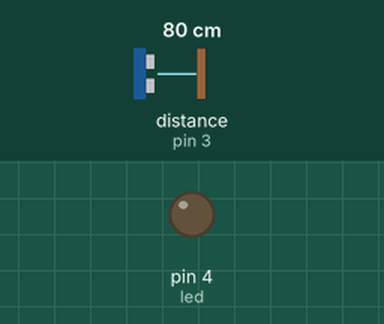
This sketch was run on a simulated Arduino Uno, built with avr-gcc and run on an emulated ATmega328P. Shown: output pins drawn as LEDs (lit = HIGH). Wiring (inferred from the names in the program): ultrasonic range finder: trigger pin 2; echo pin 3. The inputs (shaded band) are chosen by the test bench; at power-on: distance to the obstacle (sensor on pin 3) 80 cm. The echo pulse lasts 58.3 µs per cm; pins used as bus, display or sensor lines are not drawn.

Above: at 1.2 s.
1.3 s: distance to the obstacle (sensor on pin 3) set to 12 cm
2.8 s: distance to the obstacle (sensor on pin 3) set to 9 cm
At 3.3 s:
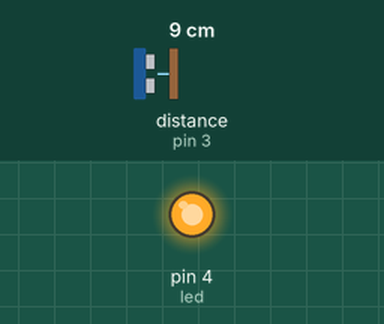
4.3 s: distance to the obstacle (sensor on pin 3) set to 18 cm
At 5.0 s:
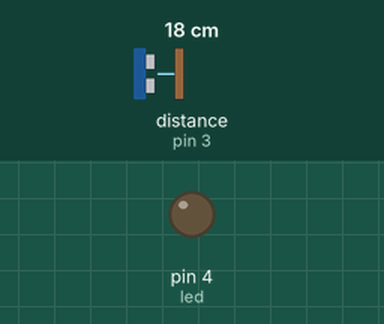
5.9 s: distance to the obstacle (sensor on pin 3) set to 2 cm
At 7.0 s:
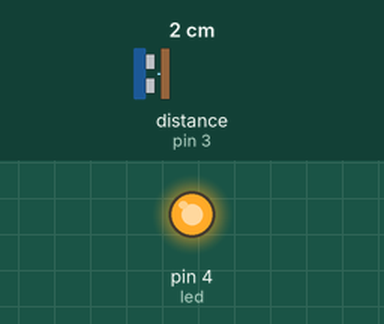
Timing chart, 0 to 8.4 s (numbered marks = the images above; inputs shaded):
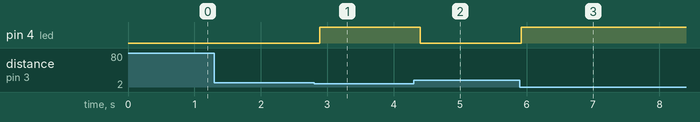

Measured:
- the behaviour switches between 11 and 10 cm on distance to the obstacle (sensor on pin 3) (found by bisection; images 0 and 1)
- after the input at 1.3 s, every drawn part: stays the same
- after the input at 2.8 s, pin 4 (led): LOW → HIGH after 0.09 s
- after the input at 4.3 s, pin 4 (led): HIGH → LOW after 0.10 s
- after the input at 5.9 s, pin 4 (led): LOW → HIGH at once

The sketch:

SensorUltraSonico.ino
```cpp
const int trigger = 2;
const int echo = 3;
const int led = 4;

void setup() {
  Serial.begin(9600);
  pinMode(led,OUTPUT);
  pinMode(trigger,OUTPUT);
  pinMode(echo,INPUT);
  digitalWrite(trigger,LOW);
}

void loop() {
   long t;
   long d;

  digitalWrite(trigger,HIGH);
  delayMicroseconds(10);
  digitalWrite(trigger,LOW);

  t = pulseIn(echo,HIGH);
  d = t/59;

  if(d<10)
    digitalWrite(led,HIGH);
  else
     digitalWrite(led,LOW);


  delay(100);
}
```
